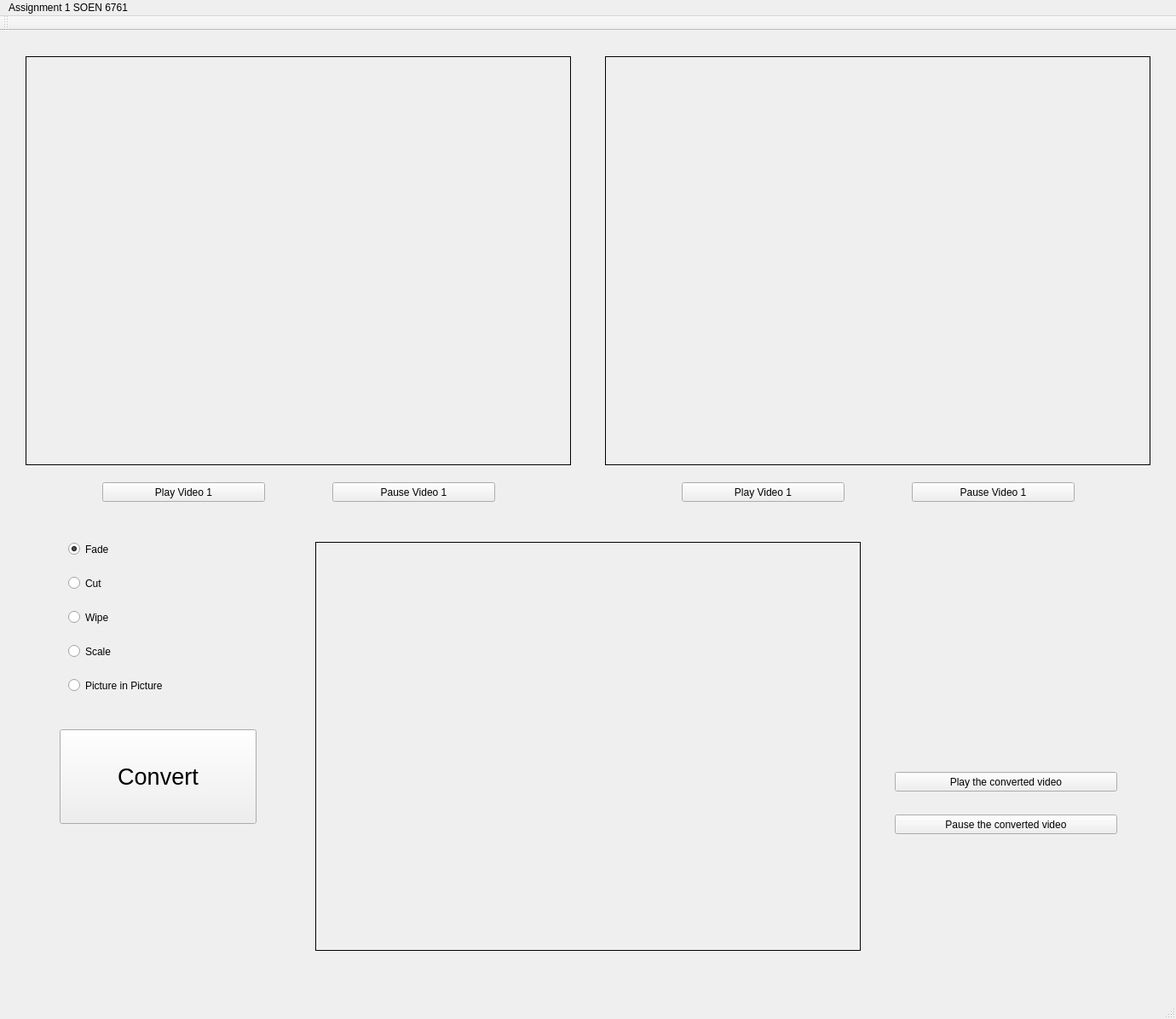
<?xml version="1.0" encoding="UTF-8"?>
<ui version="4.0">
 <class>MainWindow</class>
 <widget class="QMainWindow" name="MainWindow">
  <property name="geometry">
   <rect>
    <x>0</x>
    <y>0</y>
    <width>1380</width>
    <height>1196</height>
   </rect>
  </property>
  <property name="font">
   <font>
    <italic>false</italic>
   </font>
  </property>
  <property name="windowTitle">
   <string>MainWindow</string>
  </property>
  <widget class="QWidget" name="centralWidget">
   <widget class="QPushButton" name="play1">
    <property name="geometry">
     <rect>
      <x>120</x>
      <y>530</y>
      <width>191</width>
      <height>23</height>
     </rect>
    </property>
    <property name="text">
     <string>Play Video 1</string>
    </property>
   </widget>
   <widget class="QLabel" name="video1">
    <property name="geometry">
     <rect>
      <x>30</x>
      <y>30</y>
      <width>640</width>
      <height>480</height>
     </rect>
    </property>
    <property name="frameShape">
     <enum>QFrame::Box</enum>
    </property>
    <property name="text">
     <string/>
    </property>
   </widget>
   <widget class="QLabel" name="convertedVideo">
    <property name="geometry">
     <rect>
      <x>370</x>
      <y>600</y>
      <width>640</width>
      <height>480</height>
     </rect>
    </property>
    <property name="frameShape">
     <enum>QFrame::Box</enum>
    </property>
    <property name="text">
     <string/>
    </property>
   </widget>
   <widget class="QPushButton" name="playc">
    <property name="geometry">
     <rect>
      <x>1050</x>
      <y>870</y>
      <width>261</width>
      <height>23</height>
     </rect>
    </property>
    <property name="text">
     <string>Play the converted video</string>
    </property>
   </widget>
   <widget class="QRadioButton" name="fade">
    <property name="geometry">
     <rect>
      <x>80</x>
      <y>600</y>
      <width>82</width>
      <height>17</height>
     </rect>
    </property>
    <property name="text">
     <string>Fade</string>
    </property>
    <property name="checked">
     <bool>true</bool>
    </property>
   </widget>
   <widget class="QRadioButton" name="cut">
    <property name="geometry">
     <rect>
      <x>80</x>
      <y>640</y>
      <width>82</width>
      <height>17</height>
     </rect>
    </property>
    <property name="text">
     <string>Cut</string>
    </property>
   </widget>
   <widget class="QRadioButton" name="wipe">
    <property name="geometry">
     <rect>
      <x>80</x>
      <y>680</y>
      <width>82</width>
      <height>17</height>
     </rect>
    </property>
    <property name="text">
     <string>Wipe</string>
    </property>
   </widget>
   <widget class="QRadioButton" name="scale">
    <property name="geometry">
     <rect>
      <x>80</x>
      <y>720</y>
      <width>82</width>
      <height>17</height>
     </rect>
    </property>
    <property name="text">
     <string>Scale</string>
    </property>
   </widget>
   <widget class="QRadioButton" name="picInPic">
    <property name="geometry">
     <rect>
      <x>80</x>
      <y>760</y>
      <width>151</width>
      <height>17</height>
     </rect>
    </property>
    <property name="text">
     <string>Picture in Picture</string>
    </property>
   </widget>
   <widget class="QPushButton" name="convert">
    <property name="geometry">
     <rect>
      <x>70</x>
      <y>820</y>
      <width>231</width>
      <height>111</height>
     </rect>
    </property>
    <property name="font">
     <font>
      <family>MS Shell Dlg 2</family>
      <pointsize>20</pointsize>
      <weight>50</weight>
      <italic>false</italic>
      <bold>false</bold>
      <underline>false</underline>
      <strikeout>false</strikeout>
      <kerning>true</kerning>
     </font>
    </property>
    <property name="text">
     <string>Convert</string>
    </property>
    <property name="checkable">
     <bool>false</bool>
    </property>
   </widget>
   <widget class="QPushButton" name="pausec">
    <property name="geometry">
     <rect>
      <x>1050</x>
      <y>920</y>
      <width>261</width>
      <height>23</height>
     </rect>
    </property>
    <property name="text">
     <string>Pause the converted video</string>
    </property>
   </widget>
   <widget class="QPushButton" name="pause1">
    <property name="geometry">
     <rect>
      <x>390</x>
      <y>530</y>
      <width>191</width>
      <height>23</height>
     </rect>
    </property>
    <property name="text">
     <string>Pause Video 1</string>
    </property>
   </widget>
   <widget class="QLabel" name="video2">
    <property name="geometry">
     <rect>
      <x>710</x>
      <y>30</y>
      <width>640</width>
      <height>480</height>
     </rect>
    </property>
    <property name="frameShape">
     <enum>QFrame::Box</enum>
    </property>
    <property name="text">
     <string/>
    </property>
   </widget>
   <widget class="QPushButton" name="pause2">
    <property name="geometry">
     <rect>
      <x>1070</x>
      <y>530</y>
      <width>191</width>
      <height>23</height>
     </rect>
    </property>
    <property name="text">
     <string>Pause Video 1</string>
    </property>
   </widget>
   <widget class="QPushButton" name="play2">
    <property name="geometry">
     <rect>
      <x>800</x>
      <y>530</y>
      <width>191</width>
      <height>23</height>
     </rect>
    </property>
    <property name="text">
     <string>Play Video 1</string>
    </property>
   </widget>
  </widget>
  <widget class="QMenuBar" name="menuBar">
   <property name="geometry">
    <rect>
     <x>0</x>
     <y>0</y>
     <width>1380</width>
     <height>21</height>
    </rect>
   </property>
   <widget class="QMenu" name="menuAssignment_1_SOEN_6761">
    <property name="title">
     <string>Assignment 1 SOEN 6761</string>
    </property>
   </widget>
   <addaction name="menuAssignment_1_SOEN_6761"/>
  </widget>
  <widget class="QToolBar" name="mainToolBar">
   <attribute name="toolBarArea">
    <enum>TopToolBarArea</enum>
   </attribute>
   <attribute name="toolBarBreak">
    <bool>false</bool>
   </attribute>
  </widget>
  <widget class="QStatusBar" name="statusBar"/>
 </widget>
 <layoutdefault spacing="6" margin="11"/>
 <resources/>
 <connections/>
</ui>
